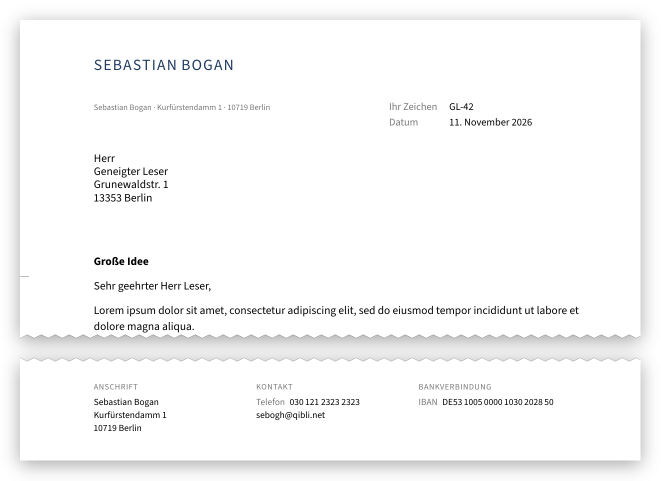
#> input picture intro.png, 1321 x 961 px (shown at 1/2 size)
$ python -i intro.py   (imports and definitions only)
#> lines starting #> are read from the running program, lines starting #| are printed output that depends on the picture
#> further down, picture is the input picture: PIL image 1321x961 RGBA; mean R, G, B, A 204.7, 204.7, 204.8, 211.6
"""Render the README screenshot: top and bottom of page 1, middle torn out.

Usage: python3 intro.py intro.pdf intro.png
Needs pdftoppm (poppler-utils) and Pillow (python3-pil).
"""
import subprocess
import sys
import tempfile
from pathlib import Path

from PIL import Image, ImageDraw, ImageFilter

DPI = 150
MM = DPI / 25.4
# Cut positions in mm from the top edge; chosen to fall between text lines
# of the README example (body ends at 106.4 mm, footer starts at 270 mm).
TOP_END = 108
BOTTOM_START = 262
GAP = 36  # px between the torn halves


def render(pdf):
    with tempfile.TemporaryDirectory() as tmp:
        out = Path(tmp) / "page"
        subprocess.run(["pdftoppm", "-png", "-r", str(DPI), "-singlefile",
                        "-f", "1", "-l", "1", pdf, str(out)], check=True)
        return Image.open(f"{out}.png").convert("RGBA")


def torn(img, edge, amp=7, period=28):
    """Cut a zigzag into the 'top' or 'bottom' edge of img."""
    w, h = img.size
    mask = Image.new("L", img.size, 255)
    half = period // 2
    pts = [(x, amp if (x // half) % 2 else 0) for x in range(0, w + period, half)]
    if edge == "bottom":
        pts = [(x, h - 1 - y) for x, y in pts]
    corner = 0 if edge == "top" else h
    ImageDraw.Draw(mask).polygon([(0, corner)] + pts + [(w, corner)], fill=0)
    img.putalpha(mask)
    return img


def with_shadow(img, blur=18, dy=8, pad=40):
    """Place img on a transparent canvas with drop shadow and hairline outline."""
#> called with blur = 18, dy = 8, pad = 40
    alpha = img.getchannel("A")
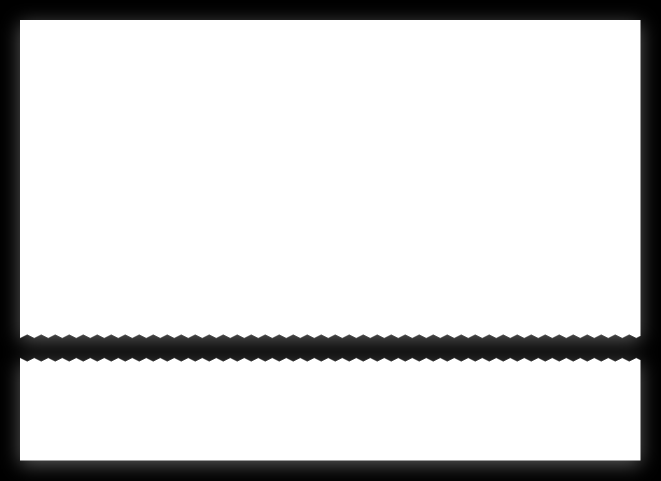
#> alpha: PIL image 1321x961 L (shown at 1/2 size); min 0, max 255, mean 211.6
    canvas = Image.new("RGBA", (img.width + 2 * pad, img.height + 2 * pad))
#> canvas: PIL image 1401x1041 RGBA; every value is 0
    shadow = Image.new("RGBA", canvas.size)
    shadow.paste((0, 0, 0, 90), (pad, pad + dy), alpha)
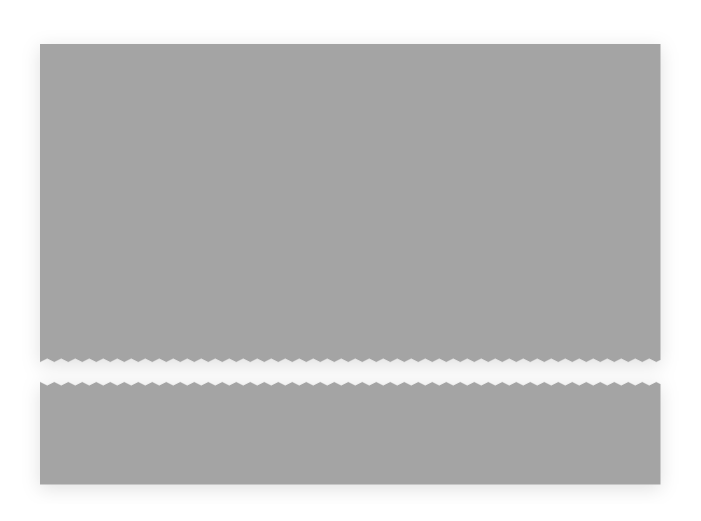
#> shadow: PIL image 1401x1041 RGBA (shown at 1/2 size); mean R, G, B, A 0, 0, 0, 65; transparent parts drawn white
    canvas.alpha_composite(shadow.filter(ImageFilter.GaussianBlur(blur)))
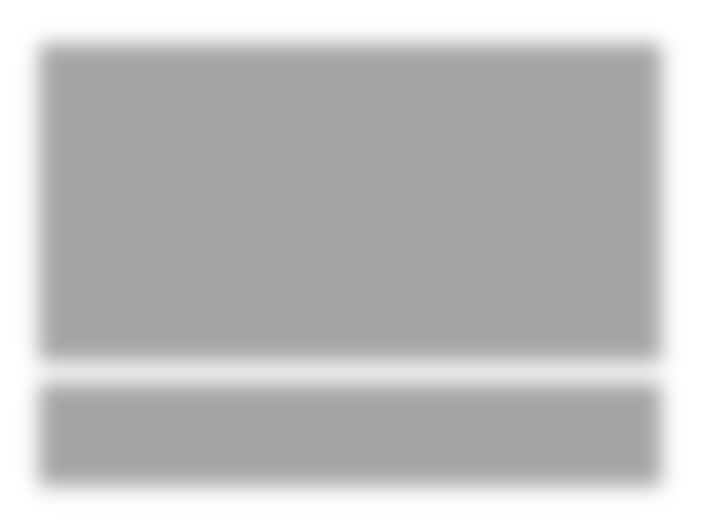
#> canvas: PIL image 1401x1041 RGBA (shown at 1/2 size); mean R, G, B, A 0, 0, 0, 65; transparent parts drawn white
    outline = Image.new("RGBA", canvas.size)
    outline.paste((0, 0, 0, 40), (pad, pad), alpha)
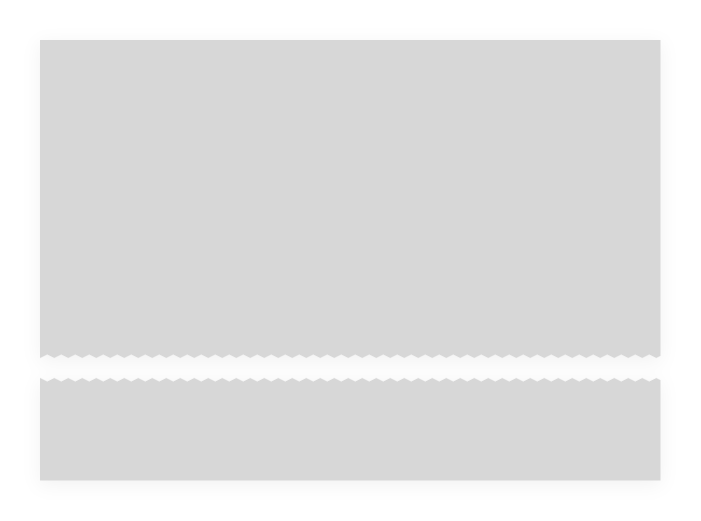
#> outline: PIL image 1401x1041 RGBA (shown at 1/2 size); mean R, G, B, A 0, 0, 0, 28.9; transparent parts drawn white
    canvas.alpha_composite(outline)
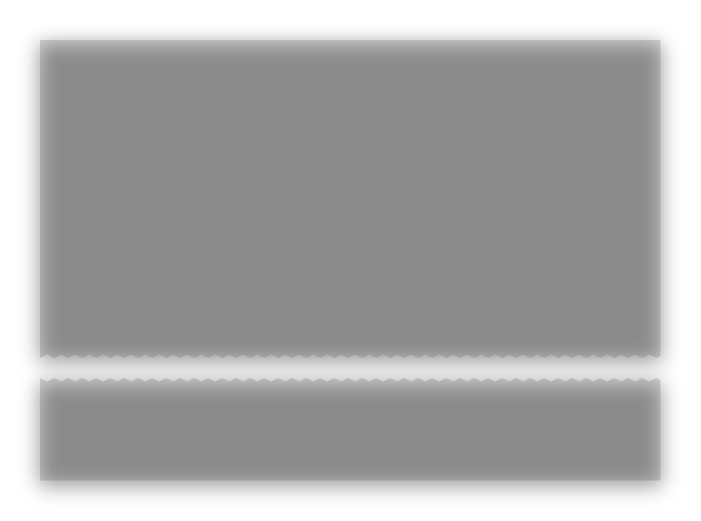
#> canvas: PIL image 1401x1041 RGBA (shown at 1/2 size); mean R, G, B, A 0, 0, 0, 84.3; transparent parts drawn white
    # paste the page 1px inset so the outline stays visible
    canvas.paste(img, (pad, pad), alpha.filter(ImageFilter.MinFilter(3)))
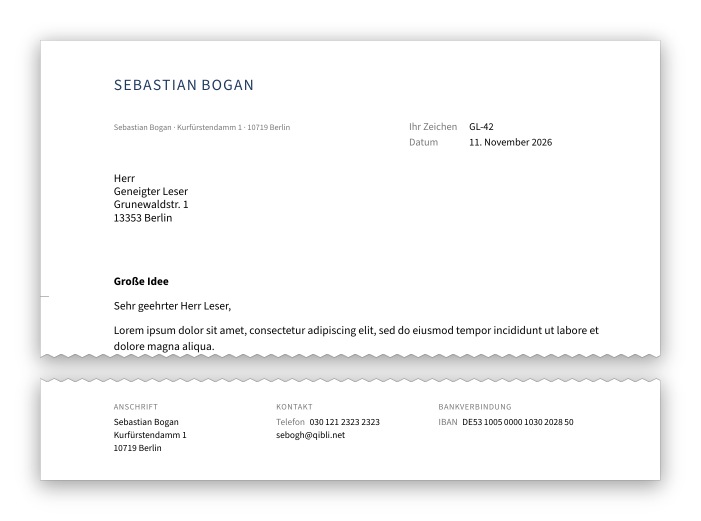
#> canvas: PIL image 1401x1041 RGBA (shown at 1/2 size); mean R, G, B, A 177.1, 177.2, 177.2, 184.5; transparent parts drawn white
    return canvas


def main(pdf, png):
    page = render(pdf)
    w = page.width
    top = torn(page.crop((0, 0, w, round(TOP_END * MM))), "bottom")
    bottom = torn(page.crop((0, round(BOTTOM_START * MM), w, page.height)), "top")
    sheet = Image.new("RGBA", (w, top.height + GAP + bottom.height))
    sheet.alpha_composite(top)
    sheet.alpha_composite(bottom, (0, top.height + GAP))
    with_shadow(sheet).save(png, optimize=True)


# [2 lines not run here, left out]

>>> from PIL import Image
>>> picture = Image.open('intro.png')
>>> result = with_shadow(picture)
